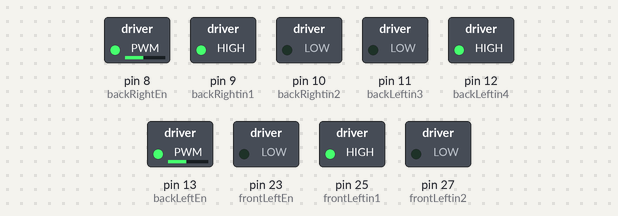
The sketch below on a simulated Arduino Mega 2560, built with avr-gcc and run on an emulated ATmega2560. Parts: switched loads named in the sketch (green lamp = pin HIGH). Pins used as bus, display or sensor lines are not drawn.

Above: at 0.1 s.
At 3.1 s:
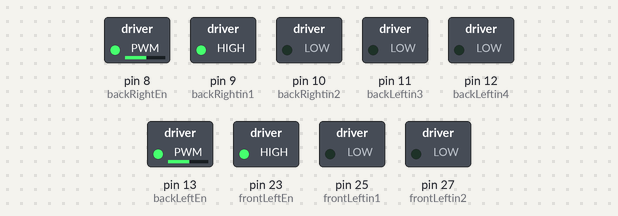
At 7.1 s:
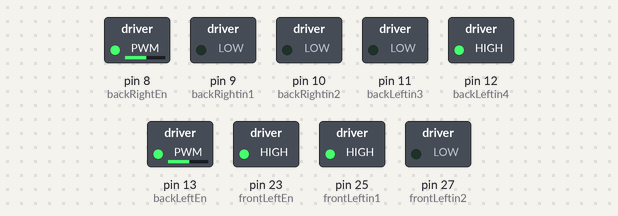
At 9.6 s:
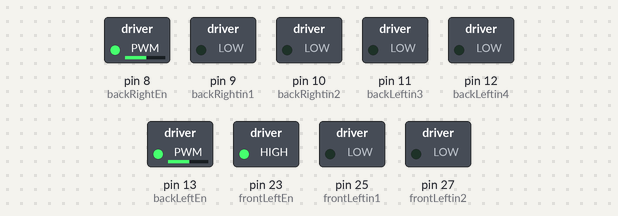
At 12.1 s:
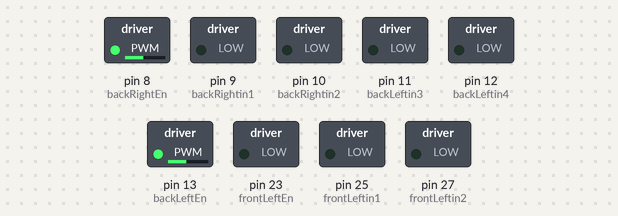
Timing chart, 0 to 13.6 s (numbered marks = the images above):
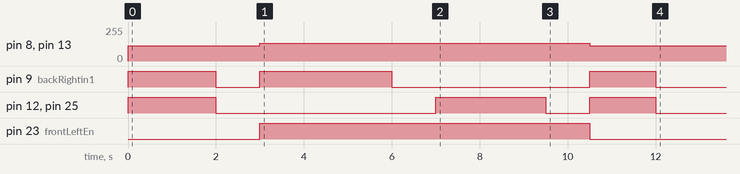

The sketch:

HelperMove.ino
```cpp
/*

*/

// Create variable to break out loop
boolean running = true;
// Motor A connections front left motor
int frontLeftEn = 23;
int frontLeftin1 = 25;
int frontLeftin2 = 27;
// Motor B connections front right motor
int frontRightEn = 53;
int frontRightin3 = 49;
int frontRightin4 = 51;

// Motor C connections back left motor
int backLeftEn = 13;
int backLeftin3 = 11;
int backLeftin4 = 12;
// Motor D connections back right motor
int backRightEn = 8;
int backRightin1 = 9;
int backRightin2 = 10;

void setup() {
  // put your setup code here, to run once:
  // Set all the motor control pins to outputs
  pinMode(frontLeftEn, OUTPUT);
  pinMode(frontRightEn, OUTPUT);
  pinMode(frontLeftin1, OUTPUT);
  pinMode(frontLeftin2, OUTPUT);
  pinMode(frontRightin3, OUTPUT);
  pinMode(frontRightin4, OUTPUT);

  pinMode(backLeftEn, OUTPUT);
  pinMode(backRightEn, OUTPUT);
  pinMode(backLeftin3, OUTPUT);
  pinMode(backLeftin4, OUTPUT);
  pinMode(backRightin1, OUTPUT);
  pinMode(backRightin2, OUTPUT);

  // Turn off motors - Initial state
  digitalWrite(frontLeftin1, LOW);
  digitalWrite(frontLeftin2, LOW);
  digitalWrite(frontRightin3, LOW);
  digitalWrite(frontRightin4, LOW);
  digitalWrite(backLeftin3, LOW);
  digitalWrite(backLeftin4, LOW);
  digitalWrite(backRightin1, LOW);
  digitalWrite(backRightin2, LOW);

}

void loop() {
  // put your main code here, to run repeatedly:
  // Variable to simplify speed
  int i = speedControl(5);
  if(running){
      moveFoward();
      delay(2000);
      stopMoving();
      turnLeft();
      delay(3000);
      stopMoving();
      turnRight();
      delay(2500);
      stopMoving();
      moveFoward();
      delay(1500);
      stopMoving();

      running = false;  // Breaks out repeating loop
  }

}

// This function lets you move robot foward
int speedControl(int distance) {
  // For PWM maximum possible values are 0 to 255
  // This is from foward function, we want 5 gears

  int currentSpeed, newDistance;
  const int THIRDGEAR=204, SECONDGEAR=153, FIRSTGEAR=102, FAR=500, MID=300, CLOSE=100;

  if(distance <= CLOSE) {  //check or test what does y equal when checking object through camera

    return FIRSTGEAR;
  }

  else if(distance <= MID && distance > CLOSE) {  //check or test what does y equal when checking object through camera

    return SECONDGEAR;

  }

  else if(distance <= FAR && distance > MID) {  //check or test what does y equal when checking object through camera

    return THIRDGEAR;

  }

  else if(distance > FAR) {  //check or test what does y equal when checking object through camera

    return THIRDGEAR;

  }


}

void gradualSpeed(int currentSpeed){
  //this.currentSpeed -= 10;
}

// This function lets you move robot foward
void moveFoward() {
  // For PWM maximum possible values are 0 to 255
  analogWrite(frontLeftEn, 115);
  analogWrite(frontRightEn, 115);
  analogWrite(backLeftEn, 115);
  analogWrite(backRightEn, 115);

  // Turn on motors
  digitalWrite(frontLeftin1, HIGH);
  digitalWrite(frontLeftin2, LOW);
  digitalWrite(frontRightin3, LOW);
  digitalWrite(frontRightin4, HIGH);
  digitalWrite(backLeftin3, LOW);
  digitalWrite(backLeftin4, HIGH);
  digitalWrite(backRightin1, HIGH);
  digitalWrite(backRightin2, LOW);

}

// This function lets you TURN robot RIGHT
void turnRight() {
  analogWrite(frontLeftEn, 135);
  analogWrite(frontRightEn, 135);
  analogWrite(backLeftEn, 135);
  analogWrite(backRightEn, 135);

  // Turn on motors
  digitalWrite(frontLeftin1, HIGH);
  digitalWrite(frontLeftin2, LOW);
  digitalWrite(frontRightin3, LOW);
  digitalWrite(frontRightin4, LOW);
  digitalWrite(backLeftin3, LOW);
  digitalWrite(backLeftin4, HIGH);
  digitalWrite(backRightin1, LOW);
  digitalWrite(backRightin2, LOW);

}

// This function lets you TURN robot LEFT
void turnLeft() {
  analogWrite(frontLeftEn, 135);
  analogWrite(frontRightEn, 135);
  analogWrite(backLeftEn, 135);
  analogWrite(backRightEn, 135);

  // Turn on motors
  digitalWrite(frontLeftin1, LOW);
  digitalWrite(frontLeftin2, LOW);
  digitalWrite(frontRightin3, LOW);
  digitalWrite(frontRightin4, HIGH);
  digitalWrite(backLeftin3, LOW);
  digitalWrite(backLeftin4, LOW);
  digitalWrite(backRightin1, HIGH);
  digitalWrite(backRightin2, LOW);

}

void stopMoving() {
  // Turn off motors
  digitalWrite(frontLeftin1, LOW);
  digitalWrite(frontLeftin2, LOW);
  digitalWrite(frontRightin3, LOW);
  digitalWrite(frontRightin4, LOW);
  digitalWrite(backLeftin3, LOW);
  digitalWrite(backLeftin4, LOW);
  digitalWrite(backRightin1, LOW);
  digitalWrite(backRightin2, LOW);

  delay(1000);
}

/*
additonal code needed for future:
Functions- Reverse(); Constants- CHANGE_IN_SPEED, DISTANCE_FROM_OBJECT;
Remember that:
  Pixymon object tracking is based on color and shape (meaning a ruler,
    marker, paper, and proper measurements should suffice)
  LineTracker is a different function and CANNOT operate at the same time as object tracking

*/
```

Measured:
- by itself, pin 8 (backRightEn), pin 13 (backLeftEn): 0/255 → 115/255 at 0.00 s, → 135/255 3.0 s later, → 115/255 7.5 s later
- by itself, pin 9 (backRightin1): goes HIGH 2.0 s, LOW 1.0 s, HIGH 3.0 s, LOW 4.5 s, HIGH 1.5 s, then LOW
- by itself, pin 12 (backLeftin4), pin 25 (frontLeftin1): goes HIGH 2.0 s, LOW 5.0 s, HIGH 2.5 s, LOW 1.0 s, HIGH 1.5 s, then LOW
- by itself, pin 23 (frontLeftEn): LOW → HIGH at 3.0 s, → LOW 7.5 s later
